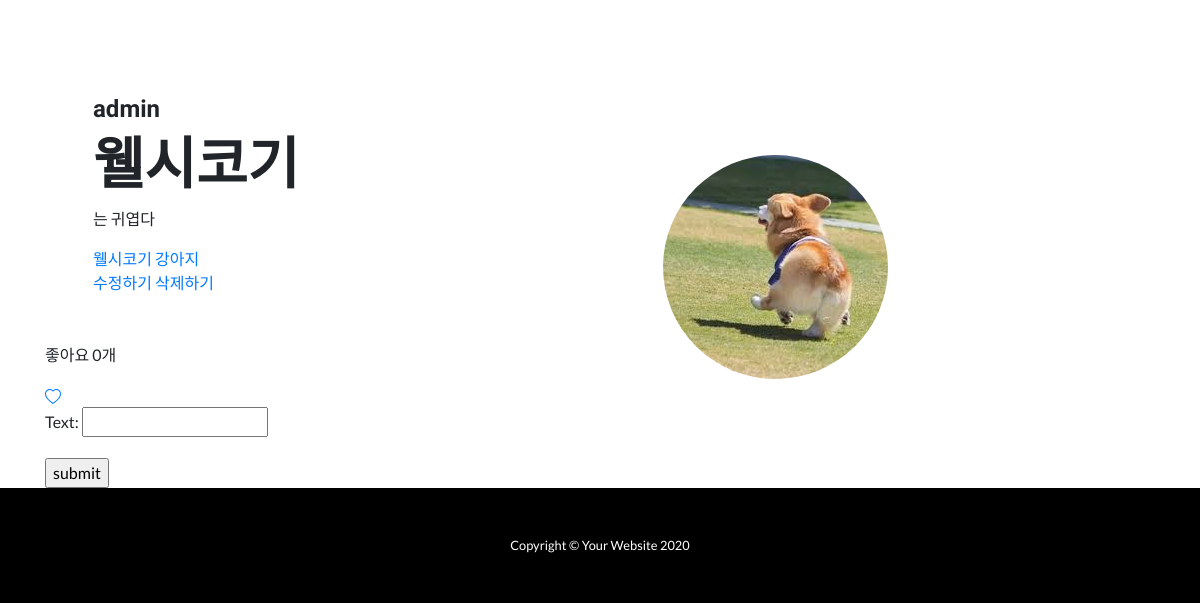
/ (lower part), run on an earlier commit of the app's database.
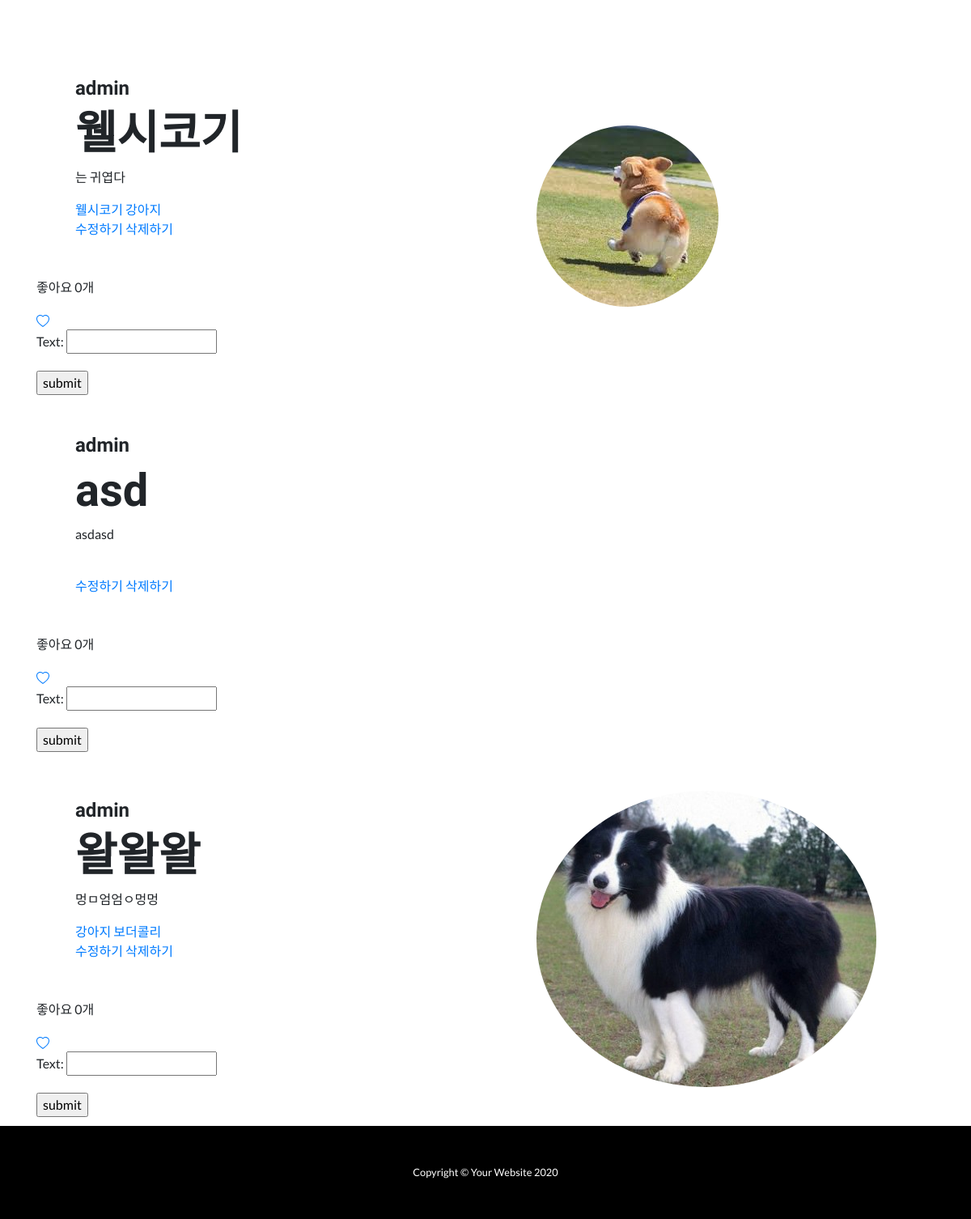
And on a later commit of the database.
### appname/models.py (models this page shows, shortened)
class Post(models.Model):
    title = models.CharField(max_length=200)
    content = models.TextField()
    image = models.ImageField(upload_to='images/', blank=True)
    writer = models.ForeignKey(settings.AUTH_USER_MODEL, on_delete=models.CASCADE, related_name="writer", default="")
    hashtag_field = models.CharField(max_length=200, blank=True)
    hashtags = models.ManyToManyField('Hashtag', blank=True)
    likes = models.ManyToManyField(settings.AUTH_USER_MODEL, related_name="likes")

class CustomUser(AbstractUser):
    def __str__(self):
        return self.username
    nickname = models.CharField(max_length=20)
    phone_number = models.CharField(max_length=20)

class Hashtag(models.Model):
    name = models.CharField(max_length=50)

### appname/views.py (the view)
# urls.py: path('', appname.views.main, name='main'),
def main(request):
    posts = Post.objects.all()
    signin_form = SigninForm()
    comment_form = CommentForm()
    return render(request, 'appname/main.html', {'posts': posts, 'signin_form': signin_form,
    'comment_form': comment_form})

### appname/forms.py
class SigninForm(forms.ModelForm):
    class Meta:
        model = CustomUser
        fields = ['username', 'password']

class CommentForm(forms.ModelForm):
    class Meta:
        model = Comment
        fields = ['text']

### appname/templates/appname/main.html (shortened to what this page needs)
{% extends 'appname/base.html' %}
{% block content %}
{% load static %}
{% for post in posts %}
<section>
  <div class="container">
    <div class="row align-items-center">
      <div class="col-lg-6 order-lg-2">
        <div class="p-5">
          {% if post.image %}
          <img class="img-fluid rounded-circle" src="{{ post.image.url }}" alt="">
          {% endif %}
        </div>
      </div>
      <div class="col-lg-6 order-lg-1">
        <div class="p-5">
          <h4 class="display-6">{{ post.writer }}</h4>
          <h2 class="display-4">{{post.title}}</h2>
          <p>{{post.content}}</p>
          <span>
          {% for hashtag in post.hashtags.all %}
            <a href="/hashtag/{{ hashtag.name }}">{{ hashtag.name }}</a>
          {% endfor %}
          </<span>
          <br>
          <a href="{% url 'update' pk=post.pk %}"> 수정하기 </a>
          <a href="{% url 'delete' pk=post.pk %}"> 삭제하기 </a>
        </div>
        <p>좋아요 {{ post.likes.count }}개</p>
        <a href="{% url 'like' pk=post.pk %}">
        </a>
        <form method="POST" action='/comment/{{ post.id }}'>
          {{ comment_form.as_p }}
          <input type="submit" value="submit">
        </form>
      </div>
    </div>
  </div>
</section>
{% endfor %}
{% endblock %}

What changed in the data, as far as the page shows it:
added Post: writer "admin", title "asd", content "asdasd", likes.count "0"
added Post: image (picture), writer "admin", title "왈왈왈", content "멍ㅁ엄엄ㅇ멍멍", likes.count "0", Hashtag (name "강아지")
added Hashtag: name "보더콜리", shown under "admin"
